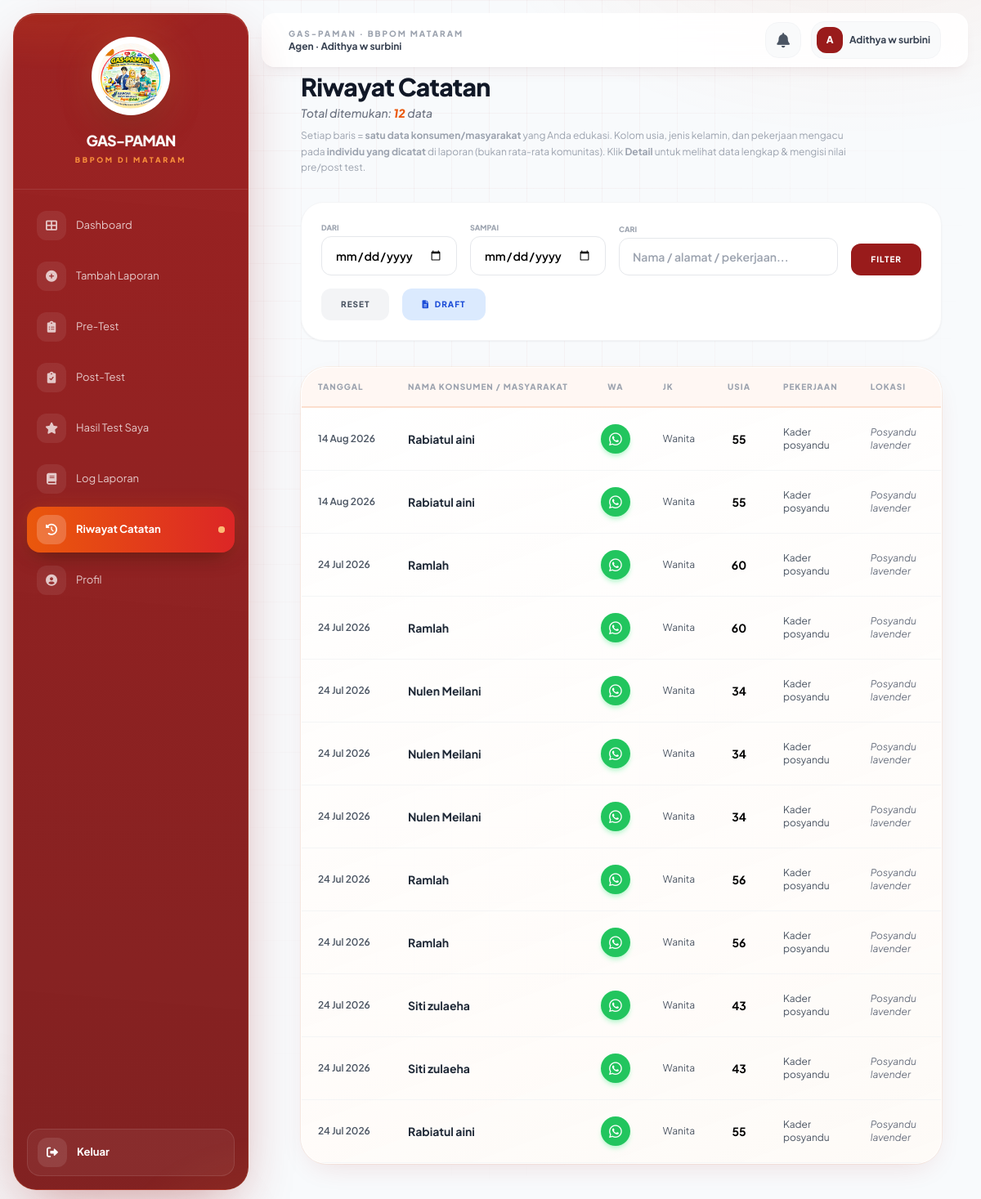
The page /riwayat (signed in) on the database its author committed.
### tables this page shows
CREATE TABLE `catatan_harian` (
  `id` int(11) NOT NULL,
  `user_id` int(11) DEFAULT NULL,
  `tanggal` date DEFAULT NULL,
  `nama_konsumen` varchar(255) DEFAULT NULL,
  `usia` int(11) DEFAULT NULL,
  `jenis_kelamin` enum('Pria','Wanita') DEFAULT NULL,
  `pekerjaan` varchar(100) DEFAULT NULL,
  `jumlah_peserta` int(11) DEFAULT 0,
  `jenis_komunitas` varchar(50) DEFAULT NULL,
  `informasi` text DEFAULT NULL,
  `lokasi` varchar(255) DEFAULT NULL,
  `alamat` text DEFAULT NULL,
  `latitude` decimal(10,7) DEFAULT NULL,
  `longitude` decimal(10,7) DEFAULT NULL,
  `koordinat_manual` tinyint(1) NOT NULL DEFAULT 0,
  `no_hp` varchar(20) DEFAULT NULL,
  `hasil_pre_test` varchar(255) DEFAULT NULL,
  `hasil_post_test` varchar(255) DEFAULT NULL,
  `nilai_pre_test` decimal(5,2) DEFAULT NULL,
  `nilai_post_test` decimal(5,2) DEFAULT NULL,
  `lokasi_gps` varchar(255) DEFAULT NULL,
  `foto_kegiatan` varchar(255) DEFAULT NULL,
  `status_review` enum('draft','pending','approved','revisi') NOT NULL DEFAULT 'pending',
  `created_at` timestamp NOT NULL DEFAULT current_timestamp(),
  `lampiran_hasil_test` varchar(255) DEFAULT NULL,
  `catatan_revisi` text DEFAULT NULL,
  `kab_kota` varchar(100) DEFAULT NULL,
  `kecamatan` varchar(100) DEFAULT NULL,
  `desa` varchar(100) DEFAULT NULL
);

### core/log_laporan.php (called while the page is built, shortened)
<?php
function wa_normalize_phone(?string $phone): ?string {
    $digits = preg_replace('/\D+/', '', $phone);
    if (strpos($digits, '0') === 0) {
        $digits = '62' . substr($digits, 1);
    } elseif (strpos($digits, '8') === 0) {
        $digits = '62' . $digits;
    }
    return $digits;
}
function wa_chat_url(?string $phone, string $text = ''): ?string {
    $n = wa_normalize_phone($phone);
    $url = 'https://wa.me/' . $n;
    if ($text !== '') {
        $url .= '?text=' . rawurlencode($text);
    }
    return $url;
}

### riwayat.php (the view, shortened to what this page needs)
<?php
require_once 'config/database.php';
require_once 'core/log_laporan.php';
$user_id = $_SESSION['user_id'];
$role = $_SESSION['role'];
$viewAdmin = in_array($role, ['admin', 'kabalai']);
$filter_agen = $_GET['agen'] ?? '';
$tgl_mulai   = $_GET['mulai'] ?? '';
$tgl_selesai = $_GET['selesai'] ?? '';
$search      = $_GET['search'] ?? '';
$statusFilter = $_GET['status'] ?? '';
$query = "SELECT c.*, u.nama as nama_agen FROM catatan_harian c
          JOIN users u ON c.user_id = u.id WHERE 1=1";
$params = [];
if ($role === 'agen') {
    $query .= " AND c.user_id = ?";
    $params[] = $user_id;
} elseif ($viewAdmin && $filter_agen) {
    $query .= " AND c.user_id = ?";
    $params[] = $filter_agen;
}
if ($statusFilter === 'draft') {
    $query .= " AND c.status_review = 'draft'";
} elseif (in_array($statusFilter, ['pending', 'approved', 'revisi'], true)) {
    $query .= " AND c.status_review = ?";
    $params[] = $statusFilter;
} else {
    $query .= " AND c.status_review != 'draft'";
}
$query .= " ORDER BY c.tanggal DESC, c.id DESC";
$stmt = $pdo->prepare($query);
$stmt->execute($params);
$riwayat = $stmt->fetchAll();
?>
<!DOCTYPE html>
<html lang="id">
<head>
    <script src="https://cdn.tailwindcss.com"></script>
    <link rel="stylesheet" href="assets/css/futuristik.css">
    <link href="https://cdnjs.cloudflare.com/ajax/libs/font-awesome/6.0.0/css/all.min.css" rel="stylesheet">
</head>
<body class="bg-gray-50 flex flex-col md:flex-row min-h-screen">
    <?php include 'views/includes/sidebar.php'; ?>
    <main class="flex-1 p-4 md:p-12 overflow-y-auto">
        <header class="mb-8">
            <h2 class="text-3xl font-black text-gray-900 tracking-tight">
                <?= ($viewAdmin) ? 'Monitoring Laporan' : 'Riwayat Catatan' ?>
            </h2>
            <p class="text-sm text-gray-500 mt-1 font-medium italic">
                Total ditemukan: <span class="font-black text-orange-600"><?= count($riwayat) ?></span> data
            </p>
            <?php if ($role === 'agen'): ?>
            <p class="text-xs text-gray-400 mt-2 max-w-2xl leading-relaxed">
                Setiap baris = <b>satu data konsumen/masyarakat</b> yang Anda edukasi.
                Kolom usia, jenis kelamin, dan pekerjaan mengacu pada <b>individu yang dicatat</b> di laporan (bukan rata-rata komunitas).
                Klik <b>Detail</b> untuk melihat data lengkap & mengisi nilai pre/post test.
            </p>
            <?php endif; ?>
        </header>
        <form method="GET" class="bg-white rounded-[28px] border border-gray-100 shadow-sm p-6 mb-8 flex flex-wrap gap-4 items-end">
            <div>
                <label class="block text-[9px] font-black text-gray-400 uppercase mb-1">Dari</label>
                <input type="date" name="mulai" value="<?= htmlspecialchars($tgl_mulai) ?>" class="px-4 py-3 rounded-xl border border-gray-200 text-sm font-semibold outline-none">
            </div>
            <div>
                <label class="block text-[9px] font-black text-gray-400 uppercase mb-1">Sampai</label>
                <input type="date" name="selesai" value="<?= htmlspecialchars($tgl_selesai) ?>" class="px-4 py-3 rounded-xl border border-gray-200 text-sm font-semibold outline-none">
            </div>
            <div class="flex-1 min-w-[180px]">
                <label class="block text-[9px] font-black text-gray-400 uppercase mb-1">Cari</label>
                <input type="text" name="search" value="<?= htmlspecialchars($search) ?>" placeholder="Nama / alamat / pekerjaan..."
                       class="w-full px-4 py-3 rounded-xl border border-gray-200 text-sm font-semibold outline-none">
            </div>
            <button type="submit" class="px-6 py-3 bg-red-800 hover:bg-black text-white text-[10px] font-black uppercase tracking-widest rounded-xl">Filter</button>
            <a href="riwayat" class="px-6 py-3 bg-gray-100 text-gray-600 text-[10px] font-black uppercase tracking-widest rounded-xl">Reset</a>
            <?php if ($role === 'agen'): ?>
            <a href="riwayat?status=draft" class="px-6 py-3 <?= $statusFilter==='draft' ? 'bg-blue-600 text-white' : 'bg-blue-100 text-blue-700 hover:bg-blue-200' ?> text-[10px] font-black uppercase tracking-widest rounded-xl transition-all">
                <i class="fas fa-file-alt mr-1"></i> Draft
            </a>
            <?php endif; ?>
        </form>
        <div class="hidden md:block bg-white rounded-[32px] shadow-sm border border-gray-100 overflow-hidden">
            <div class="overflow-x-auto">
                <table class="w-full text-left">
                    <thead class="bg-gray-50/50">
                        <tr>
                            <th class="px-5 py-4 text-[10px] font-black text-gray-400 uppercase tracking-widest">Tanggal</th>
                            <th class="px-5 py-4 text-[10px] font-black text-gray-400 uppercase tracking-widest">Nama Konsumen / Masyarakat</th>
                            <th class="px-5 py-4 text-[10px] font-black text-gray-400 uppercase tracking-widest text-center">WA</th>
                            <th class="px-5 py-4 text-[10px] font-black text-gray-400 uppercase tracking-widest">JK</th>
                            <th class="px-5 py-4 text-[10px] font-black text-gray-400 uppercase tracking-widest text-center">Usia</th>
                            <th class="px-5 py-4 text-[10px] font-black text-gray-400 uppercase tracking-widest">Pekerjaan</th>
                            <th class="px-5 py-4 text-[10px] font-black text-gray-400 uppercase tracking-widest">Lokasi</th>
                            <th class="px-5 py-4 text-[10px] font-black text-gray-400 uppercase tracking-widest text-center">Pre</th>
                        </tr>
                    </thead>
                    <tbody class="divide-y divide-gray-50">
                        <?php foreach ($riwayat as $row):
                        ?>
                        <tr class="hover:bg-orange-50/30 transition-all">
                            <td class="px-5 py-5 text-xs font-semibold text-gray-600 whitespace-nowrap"><?= date('d M Y', strtotime($row['tanggal'])) ?></td>
                            <td class="px-5 py-5 font-bold text-gray-800 text-sm"><?= htmlspecialchars($row['nama_konsumen']) ?></td>
                            <td class="px-5 py-5 text-center">
                                <?php
                                $waUrl = wa_chat_url($row['no_hp'] ?? '', 'Halo ' . ($row['nama_konsumen'] ?? '') . ', saya dari BBPOM Mataram terkait edukasi GAS-PAMAN.');
                                if ($waUrl): ?>
                                <a href="<?= htmlspecialchars($waUrl) ?>" target="_blank" rel="noopener"
                                   class="inline-flex items-center justify-center w-9 h-9 rounded-full bg-green-500 hover:bg-green-600 text-white shadow-md shadow-green-200 transition-all"
                                   title="Chat WhatsApp: <?= htmlspecialchars($row['no_hp'] ?? '') ?>">
                                    <i class="fab fa-whatsapp text-lg"></i>
                                </a>
                                <?php else: ?>
                                <span class="text-gray-300 text-xs" title="No. WA belum diisi">—</span>
                                <?php endif; ?>
                            </td>
                            <td class="px-5 py-5 text-xs text-gray-600"><?= htmlspecialchars($row['jenis_kelamin'] ?? '-') ?></td>
                            <td class="px-5 py-5 text-center text-sm font-bold"><?= $row['usia'] ?? '-' ?></td>
                            <td class="px-5 py-5 text-xs text-gray-600"><?= htmlspecialchars($row['pekerjaan'] ?? '-') ?></td>
                            <td class="px-5 py-5 text-xs text-gray-500 italic max-w-[140px]"><?= htmlspecialchars($row['lokasi'] ?: ($row['alamat'] ?? '-')) ?></td>
                            <td class="px-5 py-5 text-center font-black text-orange-600"><?= $row['nilai_pre_test'] !== null ? number_format($row['nilai_pre_test'],0) : '—' ?></td>
                        </tr>
                        <?php endforeach; ?>
                    </tbody>
                </table>
            </div>
        </div>
    </main>
</body>
</html>

### rows shown on the page
catatan_harian: tanggal "14 Aug 2026", nama_konsumen "Rabiatul aini", jenis_kelamin "Wanita", usia "55", pekerjaan "Kader posyandu", lokasi "Posyandu lavender"
catatan_harian: tanggal "14 Aug 2026", nama_konsumen "Rabiatul aini", jenis_kelamin "Wanita", usia "55", pekerjaan "Kader posyandu", lokasi "Posyandu lavender"
catatan_harian: tanggal "24 Jul 2026", nama_konsumen "Ramlah", jenis_kelamin "Wanita", usia "60", pekerjaan "Kader posyandu", lokasi "Posyandu lavender"
catatan_harian: tanggal "24 Jul 2026", nama_konsumen "Ramlah", jenis_kelamin "Wanita", usia "60", pekerjaan "Kader posyandu", lokasi "Posyandu lavender"
catatan_harian: tanggal "24 Jul 2026", nama_konsumen "Nulen Meilani", jenis_kelamin "Wanita", usia "34", pekerjaan "Kader posyandu", lokasi "Posyandu lavender"
catatan_harian: tanggal "24 Jul 2026", nama_konsumen "Nulen Meilani", jenis_kelamin "Wanita", usia "34", pekerjaan "Kader posyandu", lokasi "Posyandu lavender"
catatan_harian: tanggal "24 Jul 2026", nama_konsumen "Nulen Meilani", jenis_kelamin "Wanita", usia "34", pekerjaan "Kader posyandu", lokasi "Posyandu lavender"
catatan_harian: tanggal "24 Jul 2026", nama_konsumen "Ramlah", jenis_kelamin "Wanita", usia "56", pekerjaan "Kader posyandu", lokasi "Posyandu lavender"
catatan_harian: tanggal "24 Jul 2026", nama_konsumen "Ramlah", jenis_kelamin "Wanita", usia "56", pekerjaan "Kader posyandu", lokasi "Posyandu lavender"
catatan_harian: tanggal "24 Jul 2026", nama_konsumen "Siti zulaeha", jenis_kelamin "Wanita", usia "43", pekerjaan "Kader posyandu", lokasi "Posyandu lavender"
catatan_harian: tanggal "24 Jul 2026", nama_konsumen "Siti zulaeha", jenis_kelamin "Wanita", usia "43", pekerjaan "Kader posyandu", lokasi "Posyandu lavender"
catatan_harian: tanggal "24 Jul 2026", nama_konsumen "Rabiatul aini", jenis_kelamin "Wanita", usia "55", pekerjaan "Kader posyandu", lokasi "Posyandu lavender"

### other values the page prints
$m['label'] "Dashboard"
$m['label'] "Tambah Laporan"
$m['label'] "Pre-Test"
$m['label'] "Post-Test"
$m['label'] "Hasil Test Saya"
$m['label'] "Log Laporan"
$m['label'] "Riwayat Catatan"
$m['label'] "Profil"
$topbarRoleLabel "Agen"
$topbarNama "Adithya w surbini"
mb_substr($topbarNama, 0, 1) "A"
count($riwayat) "12"
